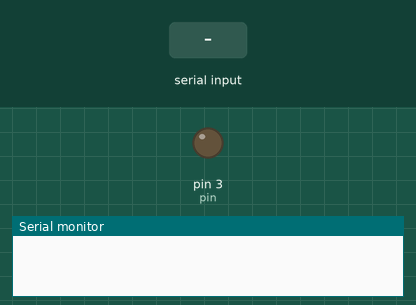
Simulated run of this sketch. Board: Arduino Uno, built with avr-gcc and run on an emulated ATmega328P. On the bench: output pins drawn as LEDs (lit = HIGH), the last lines printed to the serial monitor. The inputs (shaded band) are chosen by the test bench.

Above: at 1.2 s.
1.3 s: "90,45\n" received over Serial
At 2.1 s:
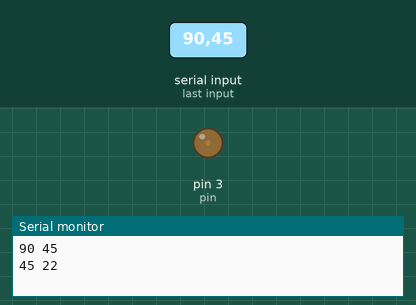
3.8 s: "30,150\n" received over Serial
At 4.6 s:
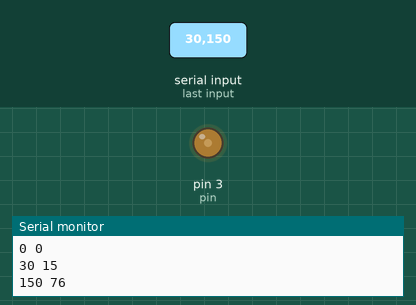
Timing chart, 0 to 6.8 s (numbered marks = the images above; inputs shaded):
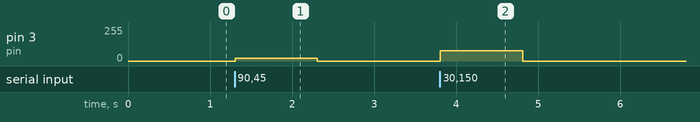

Measured:
- after the input at 1.3 s, pin 3 (pin): 0/255 → 22/255 at once, → 0/255 1.0 s later
- after the input at 3.8 s, pin 3 (pin): 0/255 → 76/255 at once, → 0/255 1.0 s later

The sketch:

PingMeter.ino
```cpp
//----------------------------------------------------------------------
// PingMeter -- show ping times
//----------------------------------------------------------------------

#define MAXPING 500

int pin = 3;

//----------------------------------------------------------------------
// mapi -- map a value from one range to another
//----------------------------------------------------------------------
int mapi(int x, int in_min, int in_max, int out_min, int out_max)
{
  float t;
  t = (double)(x - in_min) * (out_max - out_min) / (in_max - in_min) + out_min;
  return (int)t;
}


//----------------------------------------------------------------------
void setup() {
  Serial.begin(9600);
}

//----------------------------------------------------------------------
void loop() {

  if (Serial.available() > 0) {
    int pingtime;
    int v;
    pingtime = Serial.parseInt();

    if (pingtime > MAXPING)
      pingtime = MAXPING;

    v = mapi(pingtime, 0, 500, 0, 255);
    Serial.print(pingtime); Serial.print(" "); Serial.println(v);
    analogWrite(pin, v);
  }
}
```
